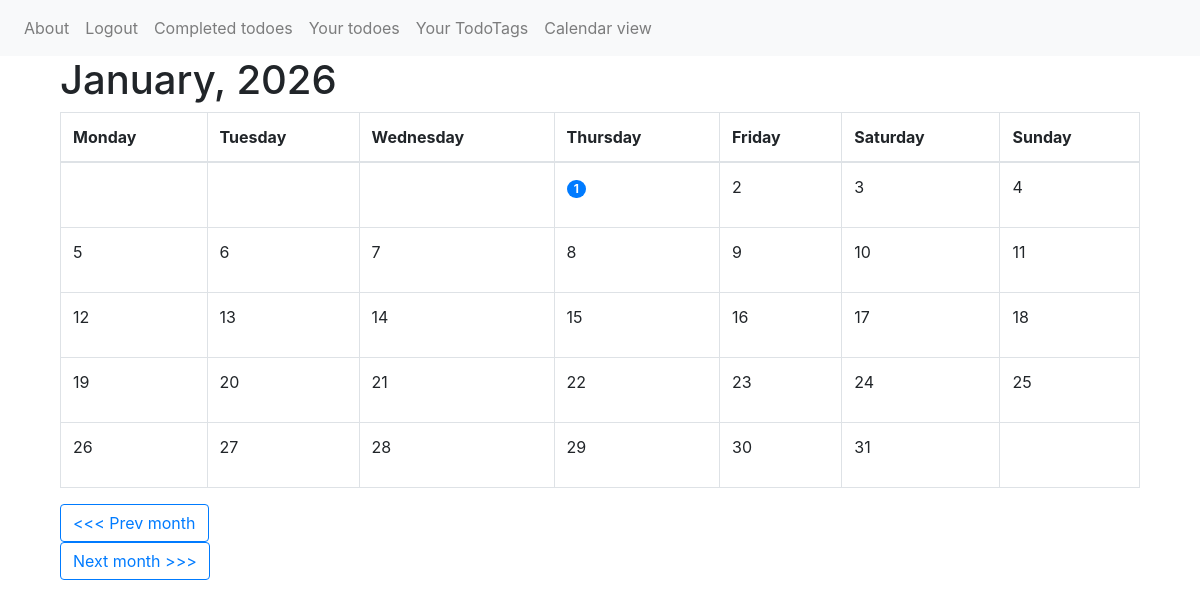
The app's page /todoes/calendar_view/ (signed in), older data.
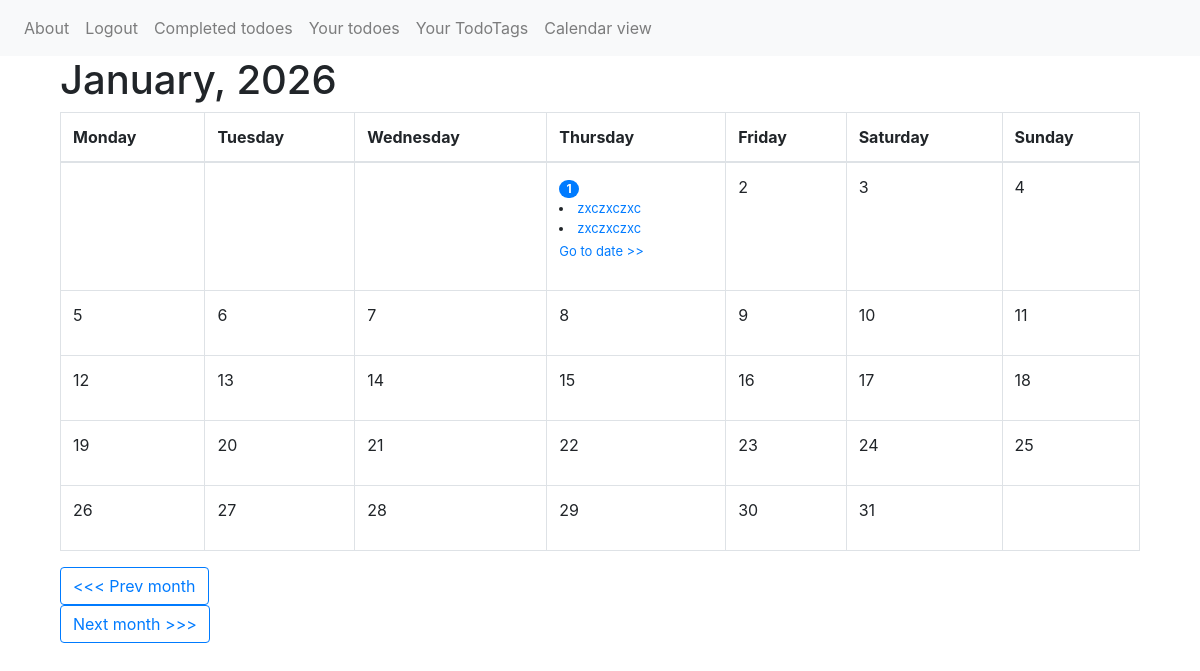
The same page, newer data.
### todolist/models.py (models this page shows)
class Todo(models.Model):
    title = models.CharField(max_length=200, blank=True)
    body = models.CharField(max_length=2000, blank=True)
    timestamp_create = models.DateTimeField(auto_now_add=True)
    timestamp_todo = models.DateField()
    timestamp_done = models.DateTimeField(null=True)
    status = models.BooleanField(default=False)
    user = models.ForeignKey(User, on_delete=models.CASCADE)
    tags = models.ManyToManyField(TodoTags)

### todolist/views.py (the view, shortened to what this page needs)
# urls.py: path(r'todoes/calendar_view/', CalendarView.as_view(), name='calendar_view'),
class CalendarView(View, LoginRequiredMixin, DataMixin):
    template_name = 'todolist/month_view.html'
    title = 'Calendar view'
    today = datetime.datetime.today()
    def get(self, request):
        todo_by_month = TodoCalendarToView(user=request.user)
        return render(request, self.template_name, {'menu': self.logged_menu,
                                                    'title': self.title,
                                                    'todo_calendar': todo_by_month})

### todolist/templatetags/template_filters.py (called while the page is built)
@register.filter(name='get_dict_value')
def get_dict_value(dictionary, key):
    return dictionary.get(key)

### todolist/utils.py (called while the page is built)
    def get_month_days(self):
        current_month = self.calendar_.monthdayscalendar(self.year, self.month)
        return current_month

    def get_month_name(self):
        month_name = calendar.month_name[self.month]
        return month_name

    def get_todoes_by_month(self):
        res = {}
        for date in self.calendar_.itermonthdates(year=self.year, month=self.month):
            if date.month == self.month:
                todo = Todo.objects.filter(user_id=self.user.id, timestamp_todo=date)
                day = date.day
                res[day] = todo
        return res

    def get_todoes_by_day(self):
        date = datetime.date(self.year, self.month, self.day)
        todoes = Todo.objects.filter(user_id=self.user.id, timestamp_todo=date)
        return todoes

### todolist/templates/todolist/month_view.html (shortened to what this page needs)
{% extends 'todolist/base.html' %}
{% load template_filters %}
{% block content %}
<div>
    <h1>{{todo_calendar.month_name}}, {{todo_calendar.year}}</h1>
    <table class="table table-bordered">
        <thead>
        <tr>
            {% for h in todo_calendar.days_of_the_week %}
            <th>{{h}}</th>
            {% endfor %}
        </tr>
        </thead>
        {% for weeks in todo_calendar.month_days %}
        <tr>
            {% for d in weeks %}
            <td>
                <div>
                    <table class="table table-borderless">
                        {% if d == todo_calendar.today.day and todo_calendar.month == todo_calendar.today.month %}
                        <tr style="align left top">
                            <span class="badge badge-pill badge-primary">{{d}} </span>
                        </tr>
                        {% elif d != 0 %}
                        <tr style="align left top">{{d}}</tr>
                        {% endif %}
                        {% for todo in todo_calendar.month_todoes|get_dict_value:d|slice:"3" %}
                        <li style="font-size: small"><a href="{% url 'todo' todo.pk %}">{{todo.title}}</a></li>
                        {% endfor %}
                        {% if todo_calendar.month_todoes|get_dict_value:d %}
                        <a href="{% url 'day_view' year=todo_calendar.year month=todo_calendar.month day=d %}"
                           style="font-size: small">
                            Go to date >>
                        </a>
                        {% endif %}
                    </table>
                </div>
            </td>
            {% endfor %}
        </tr>
        {% endfor %}
    </table>
    <span>
    <form action="{% url 'calendar_view' %}" method="get">
        <button type="submit" class="btn btn-outline-primary"><<< Prev month</button>
    </form>
    <form action="{% url 'calendar_view' %}" method="get">
        <button type="submit" class="btn btn-outline-primary">Next month >>></button>
    </form>
    </span>
</div>
{% endblock %}

Row changes from the older to the newer data that the page shows:
now on this page (row edited): Todo: title "zxczxczxc"
now on this page (row edited): Todo: title "zxczxczxc"
Text that changed along with them:
new list line: "Go to date >>"
